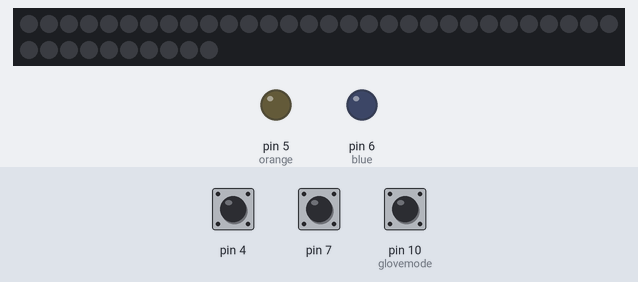
Bench run of a sketch on a simulated Arduino Uno, built with avr-gcc and run on an emulated ATmega328P. Shown: 40 RGB LEDs in strip order, left to right, continuing on the next row, output pins drawn as LEDs (lit = HIGH). The test bench sets the inputs (shaded band); at power-on: pin 4 HIGH, pin 7 HIGH, pin 10 (glovemode) HIGH.

Above: at 1.2 s.
1.3 s: pin 4 pulled LOW for 0.15 s
At 1.45 s:
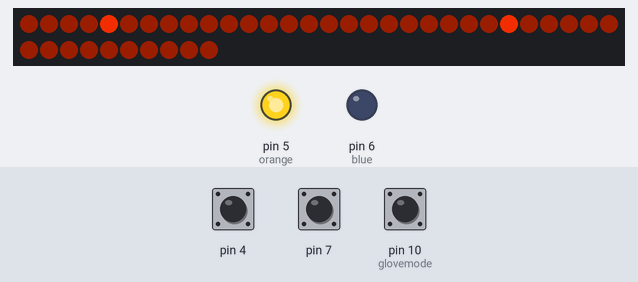
2.0 s: pin 4 pulled LOW for 1 s
3.6 s: pin 7 pulled LOW for 0.15 s
At 4.3 s:
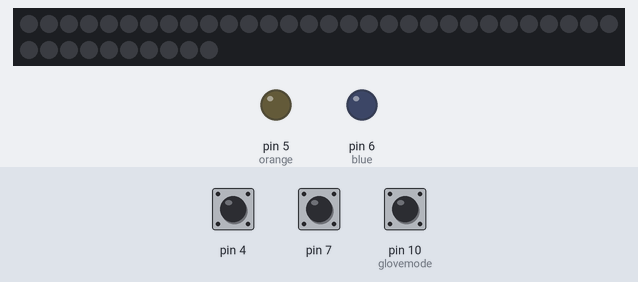
5.2 s: pin 7 pulled LOW for 1 s
At 5.35 s:
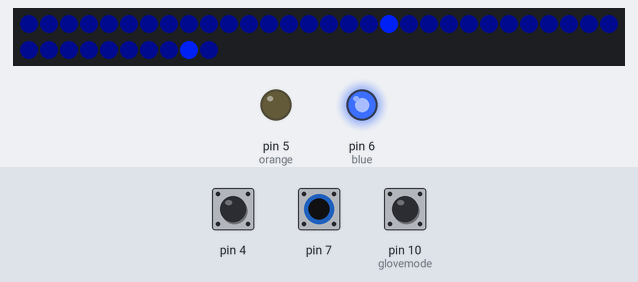
6.8 s: pin 4 pulled LOW for 3.2 s
At 8.0 s:
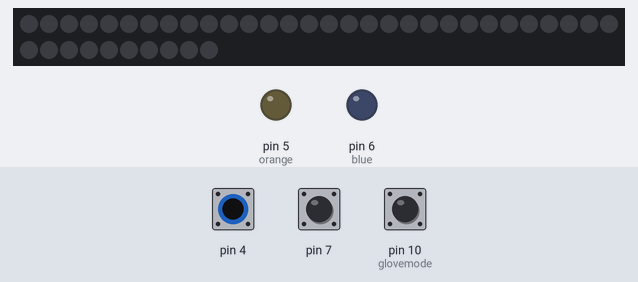
Timing chart, 0 to 9.8 s (numbered marks = the images above; inputs shaded):
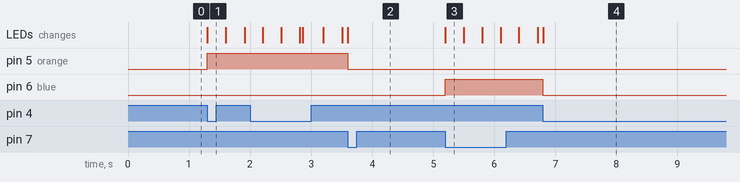

Measured:
- after the input at 1.3 s, pin 5 (orange): LOW → HIGH at once; the LEDs: change at once (image 1)
- after the input at 3.6 s, pin 5 (orange): HIGH → LOW at once; the LEDs: change at once (image 2)
- after the input at 5.2 s, pin 6 (blue): LOW → HIGH at once; the LEDs: change at once (image 3)
- after the input at 6.8 s, pin 6 (blue): HIGH → LOW at once; the LEDs: change at once (image 4)

The sketch:

DummyPortal.ino
```cpp
#include "FastLED.h"
#include <math.h>

FASTLED_USING_NAMESPACE

#define NUM_LEDS    40
CRGB leds[NUM_LEDS];

uint8_t gloveid;

void setup() {

  FastLED.addLeds<LPD8806, 9, 3, RBG>(leds, NUM_LEDS).setCorrection(TypicalLEDStrip);
  FastLED.setBrightness(255);

  pinMode(4, INPUT_PULLUP);
  pinMode(7, INPUT_PULLUP);

  pinMode(5, OUTPUT); //orange
  pinMode(6, OUTPUT); //blue

  pinMode(10, INPUT_PULLUP);  //glovemode
  if (digitalRead(10))   gloveid = 0;
  else                   gloveid = 1;

}

int global_mode = 0;
bool button_blue_previous = false;
bool button_orange_previous = false;
int spin = 0;

void loop()
{

  bool button_blue = false;
  bool button_orange = false;

  if (gloveid) {
    if (digitalRead(7) == false) button_blue = true;
    if (digitalRead(4)  == false) button_orange = true;
  }
  else {
    if (digitalRead(4) == false) button_blue = true;
    if (digitalRead(7) == false) button_orange = true;
  }

  if ( button_blue_previous !=  button_blue && button_blue == true) {
    if (global_mode > 0) global_mode = 0;
    else    global_mode = -1;
  }
  if ( button_orange_previous !=  button_orange && button_orange == true)  {
    if (global_mode < 0) global_mode = 0;
    else    global_mode = 1;
  }

  if (gloveid) {
    if (global_mode > 0) analogWrite(5, 255);
    else analogWrite(5, 0);

    if (global_mode < 0) analogWrite(6, 255);
    else analogWrite(6, 0);
  } else {
    if (global_mode > 0) analogWrite(6, 255);
    else analogWrite(6, 0);

    if (global_mode < 0) analogWrite(5, 255);
    else analogWrite(5, 0);
  }

  CRGB color;
  if (global_mode > 0)          color = CRGB(0, 30, 224);
  else if (global_mode < 0)     color = CRGB(214, 40, 0);
  else                          color = CRGB(0, 0, 0);

  float val = (exp(sin(millis() / 2000.0 * PI)) - 0.36787944) * 108.0;
  CRGB faded_color = color;
  faded_color.fadeToBlackBy(val);

  for (int i = 0; i < 40; i++) {
    if (i == spin || i == ( spin + 20)) leds[i] = color;
    else                                leds[i] = faded_color;
  }

  FastLED.show();

  EVERY_N_MILLISECONDS( 20 ) spin++;
  if (spin >= 20) spin = 0;

  button_blue_previous =  button_blue;
  button_orange_previous = button_orange;
}
```
